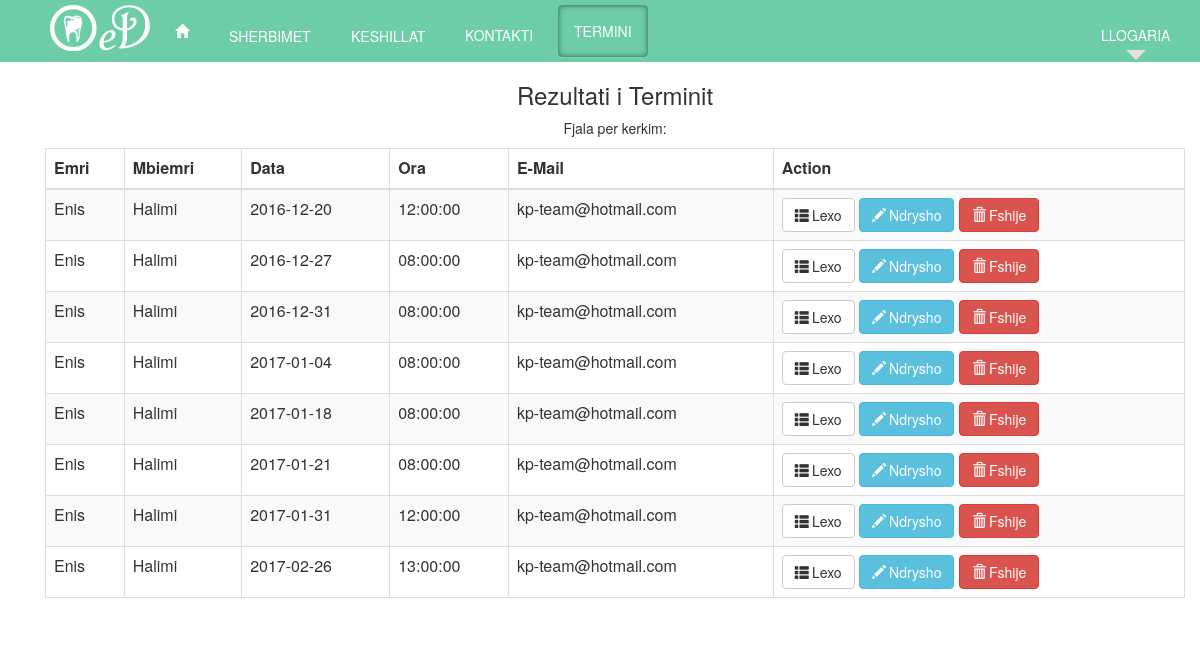
Page /CRUD/search.php (signed in) on the committed database.
### tables this page shows
CREATE TABLE `user` (
  `user_id` int(11) NOT NULL,
  `username` varchar(100) NOT NULL,
  `password` varchar(100) NOT NULL,
  `name` varchar(100) NOT NULL,
  `surname` varchar(100) NOT NULL,
  `email` varchar(100) NOT NULL,
  `admin` tinyint(1) NOT NULL
);

CREATE TABLE `termini` (
  `id_termini` int(11) NOT NULL,
  `date` date NOT NULL,
  `time` time NOT NULL,
  `id_users` int(11) NOT NULL
);

### CRUD/search.php (the view, shortened to what this page needs)
<?php
if(!isset($_SESSION['logged_in']))
 {
     $message = "Nuk keni akses.";
     echo "<script type='text/javascript'>alert('$message');</script>" ;
      header("refresh:0 url=../index.php");
 }
 else{
     $term= null;
    if (!empty($_GET))
    {
        $term = $_GET['id'];
    }
    else{
    $term = $_POST['srch-term'];
    }
      ?>
 <head>
	<link rel="stylesheet" type="text/css" href="../css/mystyle.css">
	<link rel="stylesheet" type="text/css" href="../css/hover.css">
    <link href="../css/bootstrap.min.css" rel="stylesheet">
     <link rel="stylesheet" href="//code.jquery.com/ui/1.12.1/themes/base/jquery-ui.css">
    </head>
    <body>
   <div class = "navbar navbar-inverse navbar-fixed-top" id="header" >
   <div class = "container">
       <div class="navbar-header">
           <a class="navbar-brand" href= "../index.php?faqe=home" id="logo"></a>
       </div>
		   <div class="collapse navbar-collapse" id="navbar-collapse">
		   <ul class ="nav navbar-nav">
                          <li><a href="../index.php?faqe=home" class="hvr-underline-from-left" id="links" ><span      class="glyphicon glyphicon-home"></span></a></li>
			<li><a href="../index.php?faqe=services" class="hvr-underline-from-left" id="links" >SHERBIMET </a></li>
                        <li><a href="../index.php?faqe=keshillat" class="hvr-underline-from-left" id="links">KESHILLAT </a></li>
			<li><a href="../index.php?faqe=contact" class="hvr-underline-from-left" id="links">KONTAKTI</a></li>
                         <li><a href="../index.php?faqe=terminet" class="hvr-underline-from-left" id="active" >TERMINI</a></li>
		 </ul>
                      <ul class="nav  navbar-nav navbar-right">
                           <li class="dropdown" id="menuLogin">
                               <a href="#" id="links"class="dropdown-toggle hvr-bubble-bottom" data-toggle="dropdown" role="button" aria-haspopup="true" aria-expanded="false">
                      <?php
                        if(isset($_SESSION['logged_in']) )
                        {
                            echo 'LLOGARIA</a>';
                            echo"</div>";
                        }
                        else
                        {
                            echo 'LOG IN</a>';
                            echo '<div class="dropdown-menu"   style=" padding:20px; width:300px;">';
                            include 'login.php';
                        }
                        ?>
		 </div>
		 </div>
<div class ="container" id="content" align="center">
     <div class="container">
            <div class="row">
                <h3>Rezultati i Terminit</h3>
                <p>Fjala per kerkim: <?php echo $term;?></p>
            </div>
                <table class="table table-striped table-bordered">
                  <thead>
                    <tr>
                      <th>Emri</th>
                      <th>Mbiemri</th>
                      <th>Data</th>
                      <th>Ora</th>
                      <th>E-Mail</th>
                      <th>Action</th>
                    </tr>
                  </thead>
                  <tbody>
                  <?php
                  $selektimi = "SELECT u.user_id, u.name, u.surname, t.date, t.time, u.email, t.id_termini,u.username FROM user AS u INNER JOIN termini AS t ON u.user_id=t.id_users WHERE u.username LIKE '".$_SESSION['username']."' AND (t.date LIKE '%".$term."%' OR t.time LIKE '%".$term."%')  ORDER BY `t`.`date` ASC, t.time ASC";
                    		$result = mysql_query($selektimi) or die ('invalid query:'. mysql_error());
                       if(mysql_num_rows($result)== 0 ){
            $message = "Nuk eshte gjetur asnje e dhene. Provoni perseri";
                        echo "<script type='text/javascript'>alert('$message');</script>";
                        header("refresh:0;url=../index.php?faqe=terminet");
        }
                else{
                       while($row = mysql_fetch_array($result))
                        {
			list($user_id, $name, $surname,  $date, $time, $email, $termini_id )=$row;
			echo '  <tr>';
			echo '<td>'.$name.'</td>';
			echo '<td>'.$surname.'</td>';
			echo '<td>'.$date.'</td>';
			echo '<td>'.$time.'</td>';
			echo '<td>'.$email.'</td>';
                        echo '<td><a class="btn btn-default" href="read.php?id='.$termini_id.'" ><span class="glyphicon glyphicon-th-list">&thinsp;</span>Lexo</a>';
                        echo '<a class="btn btn-info   " href="update.php?id='.$termini_id.'" ><span class="glyphicon glyphicon-pencil">&thinsp;</span>Ndrysho</a>';
                        echo '<a class="btn btn-danger" href="delete.php?id='.$termini_id.'" ><span class="glyphicon glyphicon-trash">&thinsp;</span>Fshije</a></td>';
			echo '  </tr>';
		}
                }
                  ?>
                  </tbody>
            </table>
     </div>
        </div>
 <?php }

### css/mystyle.css (style rules this page uses)
#header { margin: 0px; }
body { color: #666666; margin : 0px; font-family:"Letter Gothic Bold", Letter Gothic, sans-serif; background-color: #CCCCCC; }
#header #links, #links:hover { color:#FFFFFF; background-color:#6ccda6; margin-left: 10px; }
#logo { position: relative; display: inline; background-image: url("../images/logo.png"); width: 100px; height: 60px; float: left; padding: 0px; margin:0px 0px 0px 20px; }
#links { margin:5% 0px 0px 10%; }
#header #active { background: none; box-shadow: inset 0 0 5px rgba(0,0,0, 0.4), rgba(255,255,255,0.1) 0 1px 0; border-radius: 4px; border: 1px solid rgba(0,0,0,0.25); color: #fff; margin-left: 10px; }

### rows in the picture
user: name "Enis", surname "Halimi", termini.date "2016-12-20", termini.time "12:00:00", email "kp-team@hotmail.com", termini.date "2016-12-27", termini.time "08:00:00", termini.date "2016-12-31", termini.date "2017-01-04", termini.date "2017-01-18", termini.date "2017-01-21", termini.date "2017-01-31", termini.date "2017-02-26", termini.time "13:00:00"
